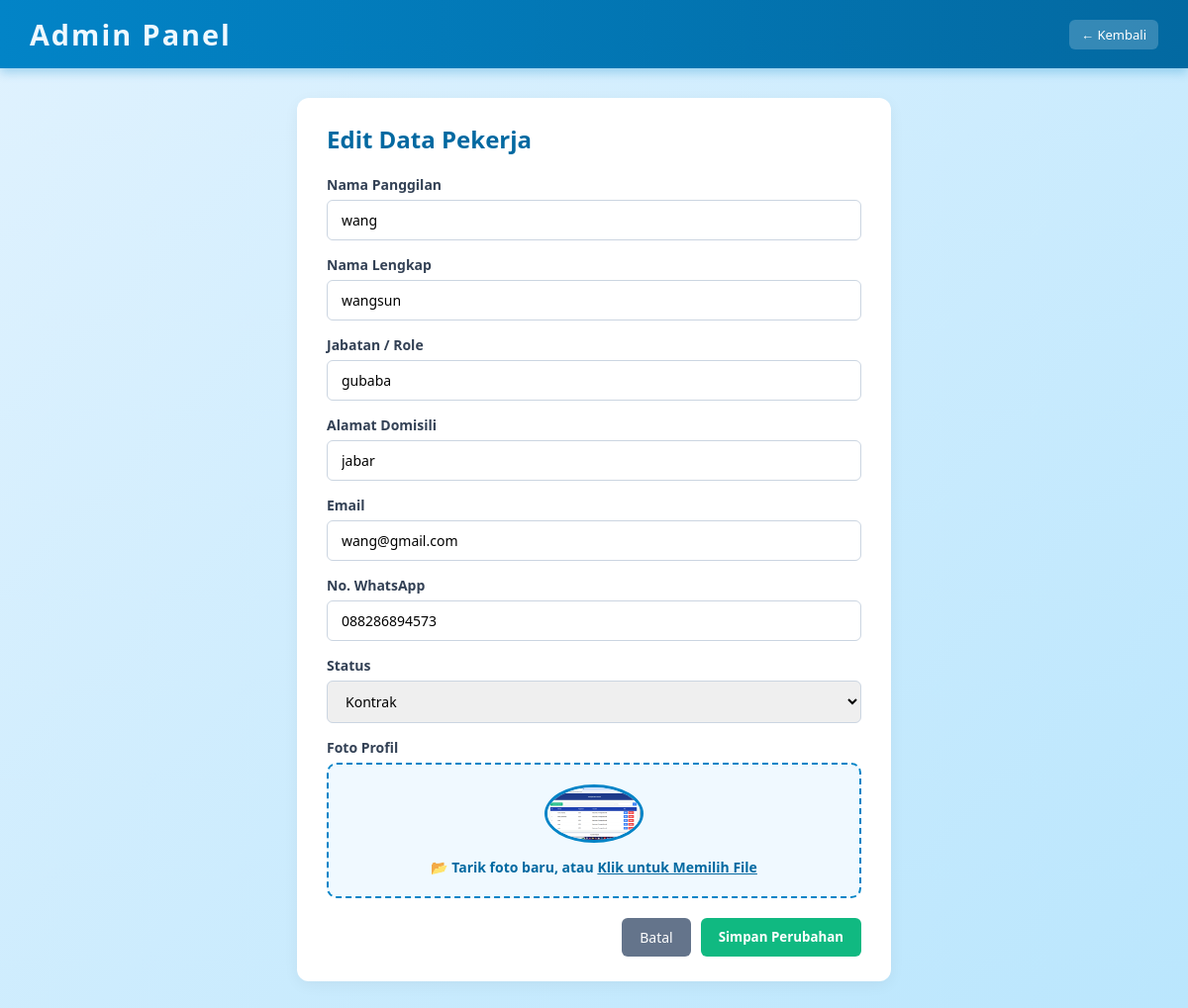
The page /aplikasi-pkl/edit.php?id=4 (signed in) on the database its author committed.
### tables this page shows
CREATE TABLE `pekerja` (
  `id` int(11) NOT NULL,
  `nama_pendek` varchar(50) NOT NULL,
  `nama_lengkap` varchar(100) NOT NULL,
  `role` varchar(50) NOT NULL,
  `alamat` varchar(255) NOT NULL,
  `email` varchar(100) NOT NULL,
  `password` varchar(255) NOT NULL,
  `no_telp` varchar(30) NOT NULL,
  `status` varchar(30) NOT NULL,
  `foto` text NOT NULL,
  `created_at` timestamp NOT NULL DEFAULT current_timestamp()
);

### aplikasi-pkl/edit.php (the view, shortened to what this page needs)
<?php
include 'koneksi.php';
$id = $_GET['id'] ?? null;
$pekerja = mysqli_fetch_assoc(mysqli_query($conn, "SELECT * FROM pekerja WHERE id = '$id'"));
?>
<!DOCTYPE html>
<html lang="id">
<head>
    <link rel="stylesheet" href="user.css">
    <link rel="stylesheet" href="admin.css">
</head>
<body>
    <header class="navbar">
        <h1>Admin Panel</h1>
        <a href="dashboard-admin.php" class="btn-preview">← Kembali</a>
    </header>
    <div class="admin-container" style="max-width: 600px;">
        <h2>Edit Data Pekerja</h2>
        <form method="POST" enctype="multipart/form-data" style="margin-top:20px;">
            <div class="input-group"><label>Nama Panggilan</label><input type="text" name="nama_pendek" value="<?= htmlspecialchars($pekerja['nama_pendek']); ?>" required></div>
            <div class="input-group"><label>Nama Lengkap</label><input type="text" name="nama_lengkap" value="<?= htmlspecialchars($pekerja['nama_lengkap']); ?>" required></div>
            <div class="input-group"><label>Jabatan / Role</label><input type="text" name="role" value="<?= htmlspecialchars($pekerja['role']); ?>" required></div>
            <div class="input-group"><label>Alamat Domisili</label><input type="text" name="alamat" value="<?= htmlspecialchars($pekerja['alamat']); ?>" required></div>
            <div class="input-group"><label>Email</label><input type="email" name="email" value="<?= htmlspecialchars($pekerja['email']); ?>" required></div>
            <div class="input-group"><label>No. WhatsApp</label><input type="text" name="no_telp" value="<?= htmlspecialchars($pekerja['no_telp']); ?>" required></div>
            <div class="input-group">
                <label>Status</label>
                <select name="status" required>
                    <option value="Kontrak" <?= $pekerja['status'] == 'Kontrak' ? 'selected' : ''; ?>>Kontrak</option>
                </select>
            </div>
            <div class="input-group">
                <label>Foto Profil</label>
                <div class="dropzone" id="dropzone" onclick="document.getElementById('file-input').click()">
                    <img id="preview-img" src="<?= htmlspecialchars($pekerja['foto']); ?>" alt="Preview" style="margin:0 auto 10px auto;">
                    <p id="dropzone-text">📂 Tarik foto baru, atau <u>Klik untuk Memilih File</u></p>
                </div>
            </div>
            <div class="form-actions" style="margin-top:20px;">
                <a href="dashboard-admin.php" class="btn-batal">Batal</a>
                <button type="submit" class="btn-simpan">Simpan Perubahan</button>
            </div>
        </form>
    </div>
</body>
</html>

### aplikasi-pkl/user.css (style rules this page uses)
* { margin: 0; padding: 0; box-sizing: border-box; font-family: 'Segoe UI', Tahoma, sans-serif; }
body { background: linear-gradient(135deg, #e0f2fe 0%, #bae6fd 100%); color: #0369a1; min-height: 100vh; overflow-x: hidden; }
.navbar { display: flex; justify-content: space-between; align-items: center; background: linear-gradient(90deg, #0284c7 0%, #0369a1 100%); padding: 15px 30px; box-shadow: 0 4px 10px rgba(2, 132, 199, 0.3); }
.navbar h1 { color: #f0f9ff; font-size: 1.8em; letter-spacing: 2px; }

### aplikasi-pkl/admin.css (style rules this page uses)
body { background-color: #f4f6f9; font-family: 'Segoe UI', Tahoma, sans-serif; margin: 0; padding: 0; }
.admin-container { max-width: 1000px; margin: 30px auto; background: #ffffff; padding: 25px 30px; border-radius: 12px; box-shadow: 0 4px 15px rgba(0, 0, 0, 0.05); }
.input-group { margin-bottom: 15px; display: flex; flex-direction: column; }
.input-group label { font-weight: 600; margin-bottom: 6px; color: #334155; font-size: 14px; }
.input-group input, .input-group select { padding: 10px 14px; border: 1px solid #cbd5e1; border-radius: 6px; font-size: 14px; outline: none; }
.form-actions { display: flex; justify-content: flex-end; gap: 10px; }
.dropzone { border: 2px dashed #0284c7; border-radius: 10px; padding: 20px; text-align: center; background-color: #f0f9ff; cursor: pointer; transition: all 0.3s ease; }
.dropzone p { margin: 0; color: #0369a1; font-weight: 600; font-size: 14px; }
.dropzone img { max-height: 100px; max-width: 100px; object-fit: cover; border-radius: 50%; border: 3px solid #0284c7; }
.btn-preview { background-color: rgba(255, 255, 255, 0.2); color: white; padding: 6px 12px; border-radius: 6px; text-decoration: none; font-size: 13px; }
.btn-simpan { background-color: #10b981; color: white; padding: 10px 18px; border: none; border-radius: 6px; font-weight: 600; cursor: pointer; }
.btn-batal { background-color: #64748b; color: white; padding: 10px 18px; border-radius: 6px; text-decoration: none; font-size: 14px; }

### rows shown on the page
pekerja: nama_pendek "wang", nama_lengkap "wangsun", role "gubaba", alamat "jabar", email "wang@gmail.com", no_telp "088286894573", status "Kontrak", foto (picture)
